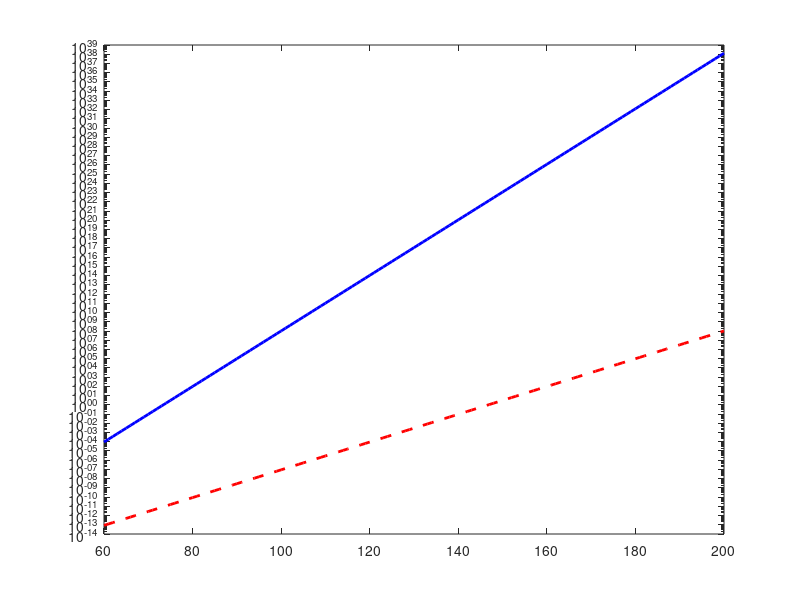

This figure's MATLAB source: (Note: this script raises an error after producing the figure.)
% ---------------------------------------------------------
% PQ-GNSS-TESLA: Absolute Physical Attack Time Bounds
% Pre-Quantum vs Post-Quantum (Bandwidth-Optimized Symmetric Margins)
% ---------------------------------------------------------

% 1. Parameter Settings
n = 60:200;                  % Cryptographic Key Length (bits)
t_ASIC = 2^-57;              % ASIC hash evaluation time (seconds)
sec_per_day = 86400;         % Seconds in a day

% 2. Calculate Attack Times (in Seconds, then converted to Days)
% Pre-Quantum: T_PR = 2^n * t_ASIC
T_PR_days = (2.^n * t_ASIC) / sec_per_day;

% Post-Quantum (Worst-case d=1): T_PQ = 2^(n/2) * t_ASIC
T_PQ_days = (2.^(n/2) * t_ASIC) / sec_per_day;

% 3. Plotting the results
figure('Color', 'w', 'Position', [100, 100, 750, 550]);

% Apply logarithmic scale to Y-axis
semilogy(n, T_PR_days, '-b', 'LineWidth', 2, 'DisplayName', 'Pre-Quantum Time ({\it T_{PR}})');
hold on;
semilogy(n, T_PQ_days, '--r', 'LineWidth', 2, 'DisplayName', 'Post-Quantum Time ({\it T_{PQ}}, {\it d}=1)');

% 4. Add Threshold and Margin Lines
% Threshold: 1 Day (24 hours) - The active chain lifetime
yline(1, 'k:', 'LineWidth', 1.5, 'HandleVisibility', 'off');

% Robust Margin: 97 Days (2^23 seconds)
margin_days = (2^23) / sec_per_day; % Approx 97.09 days
yline(margin_days, '-', 'Color', [0.5 0.5 0.5], 'LineWidth', 1, 'HandleVisibility', 'off');

% 5. Highlight the Intersection Points (10^0 / 1 Day Threshold)
% Place text below the horizontal line and to the right of the diagonal line
plot(73.4, 1, 'bo', 'MarkerSize', 8, 'MarkerFaceColor', 'w', 'LineWidth', 1.5, 'HandleVisibility', 'off');
text(74.5, 0.6, '{\it n} = 73.4 bits', 'FontSize', 11, 'FontName', 'Times New Roman', ...
    'Color', 'b', 'HorizontalAlignment', 'left', 'VerticalAlignment', 'top');

plot(146.8, 1, 'rs', 'MarkerSize', 8, 'MarkerFaceColor', 'w', 'LineWidth', 1.5, 'HandleVisibility', 'off');
text(148.5, 0.6, '{\it n} = 146.8 bits', 'FontSize', 11, 'FontName', 'Times New Roman', ...
    'Color', 'r', 'HorizontalAlignment', 'left', 'VerticalAlignment', 'top');

% 6. Highlight the Symmetric Optimal Margin Points (10^2 / 97 Days)
% Place text below the horizontal line and to the right of the diagonal line (same placement logic)
plot(80, margin_days, 'bo', 'MarkerSize', 9, 'MarkerFaceColor', 'w', 'LineWidth', 1.5, 'HandleVisibility', 'off');
text(81.5, margin_days * 0.6, '{\it n} = 80 bits', 'FontSize', 12, 'FontName', 'Times New Roman', ...
    'Color', 'b', 'HorizontalAlignment', 'left', 'VerticalAlignment', 'top');

plot(160, margin_days, 'rs', 'MarkerSize', 9, 'MarkerFaceColor', 'w', 'LineWidth', 1.5, 'HandleVisibility', 'off');
text(161.5, margin_days * 0.6, '{\it n} = 160 bits', 'FontSize', 12, 'FontName', 'Times New Roman', ...
    'Color', 'r', 'HorizontalAlignment', 'left', 'VerticalAlignment', 'top');

% 7. Formatting for Academic Paper
grid off; % [Modified] Remove grid for a perfectly clean white background
set(gca, 'Color', 'w'); % Explicitly set the axis background color to white
box on;
set(gca, 'FontSize', 12, 'FontName', 'Times New Roman');

% X-axis Configuration
xlim([60, 200]);
xticks(60:20:200);
xlabel('Cryptographic Key Length, {\it n} (bits)', 'FontSize', 14, 'FontWeight', 'bold');

% Y-axis Configuration
ylim([10^-4, 10^10]);
yticks(10.^(-4:2:10));
ylabel('Absolute Attack Time (Days) - Log Scale', 'FontSize', 14, 'FontWeight', 'bold');
title('Pre/Post-Quantum Attack Time vs. Truncated Key Lengths', 'FontSize', 14);

% Adding Text Annotations for the Lines directly on the plot
% Place the line description text 'above' the line to avoid overlapping with the bit length labels below
text(62, margin_days * 1.3, 'Robust Security Margin (97 Days)', ...
    'FontSize', 11, 'FontName', 'Times New Roman', 'Color', [0.4 0.4 0.4], ...
    'VerticalAlignment', 'bottom');
text(62, 1.3, 'Chain Expiry Threshold (1 Day / 24 Hours)', ...
    'FontSize', 11, 'FontName', 'Times New Roman', 'Color', 'k', ...
    'VerticalAlignment', 'bottom');

% Legend
legend('Location', 'northwest', 'FontSize', 12, 'FontName', 'Times New Roman');
hold off;
